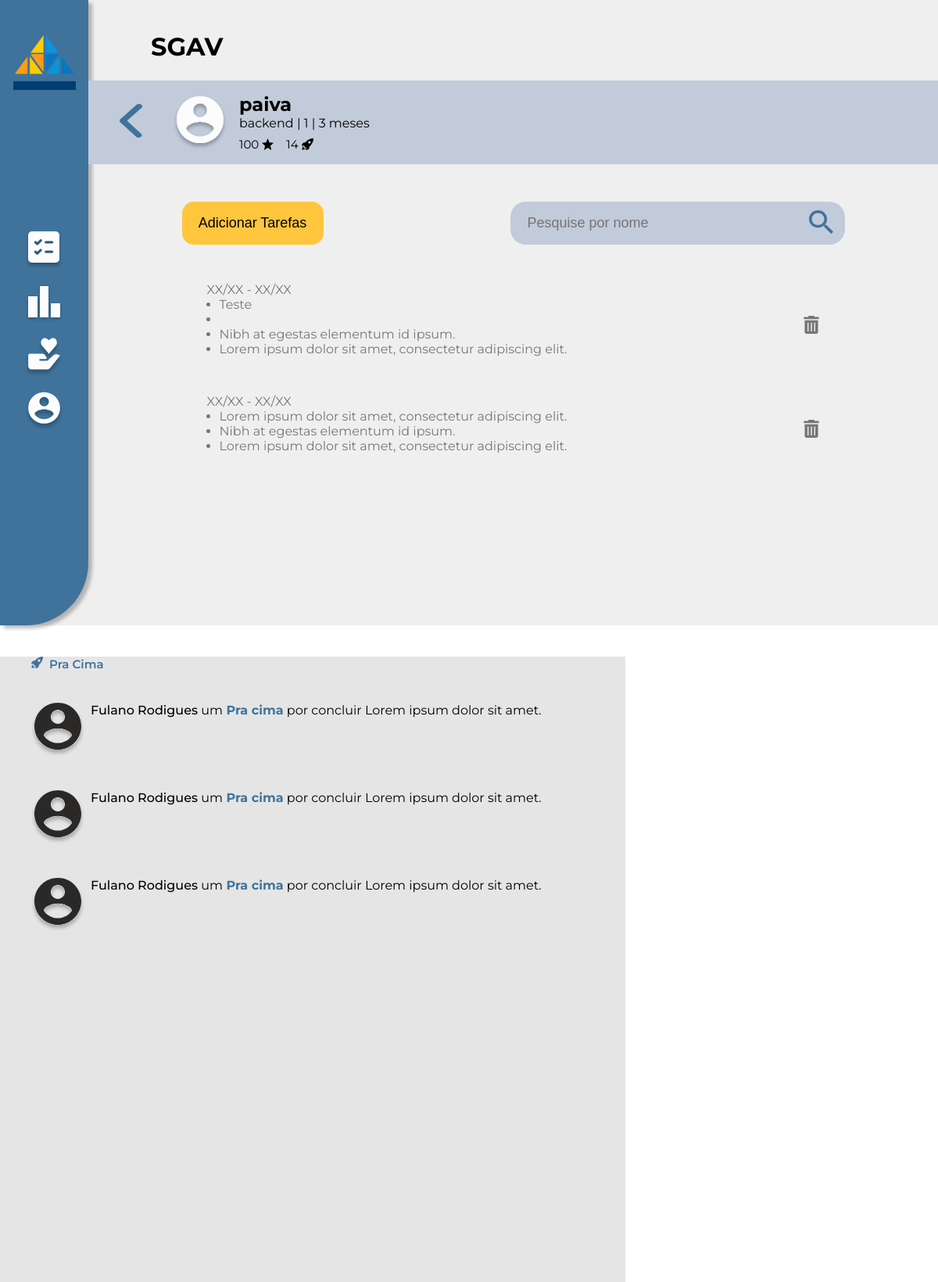
The page /cardpessoal on the database as committed earlier.
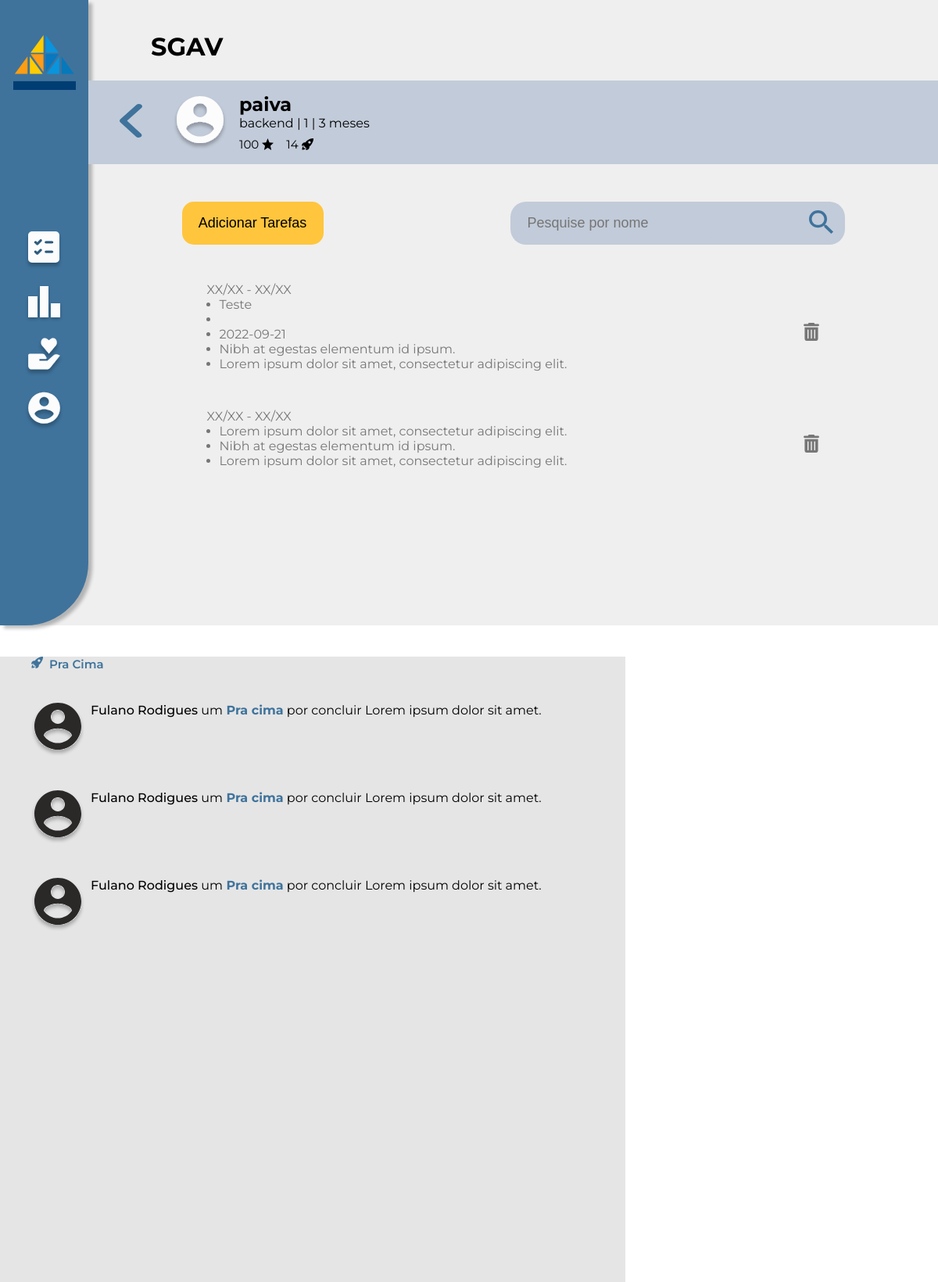
The same page on the database as committed later.
### usuarios/models.py (models this page shows, shortened)
class Perfil(models.Model):
    nome = models.CharField(max_length=200, verbose_name='Nome do usuário')
    colocacao = models.IntegerField(verbose_name='Colocação')
    tempo_empresa = models.CharField(max_length=100, verbose_name='Tempo de empresa')
    telefone = models.CharField(max_length=20, verbose_name='Telefone')
    email = models.EmailField(verbose_name='Email')
    cargo = models.CharField(max_length=50, verbose_name='Cargo')
    foto_perfil = models.ImageField(verbose_name='Foto de Perfil', upload_to='fotos/', blank=True)
    user = models.OneToOneField(
        settings.AUTH_USER_MODEL,
        on_delete=models.CASCADE,
        default=None,
        null=True,
    )

class Tarefas(models.Model):
    tarefa = models.TextField()
    user = models.ForeignKey(Perfil, on_delete=models.CASCADE)

### usuarios/views.py (the view)
# urls.py: path('cardpessoal', views.cardpessoal),
def cardpessoal (request):
    perfil = Perfil.objects.all().first()
    tarefas = Tarefas.objects.all()
    if request.method == 'POST':
        tarefas = request.POST['tarefa']
        print('tarefas', request.user.id)
        Tarefas(tarefa=tarefas, user=perfil).save()
    return render (request, 'card-pessoal.html', {'perfil':perfil, 'tarefas':tarefas})

### core/templates/card-pessoal.html (shortened to what this page needs)
{% load static %}
<!doctype html>
<html lang="pt-br">
    <head>
        <link rel="stylesheet" href="{% static 'css/main.css' %}">
    </head>
    <body>
        <div class="container">
            <header class="container_menu">
                <img class="logo" src="{% static 'img/logo.svg' %}" alt="logo">
                <nav class="menu">
                    <a href="dashboard"><img src="{% static 'img/menu1.svg' %}" alt=" "></a>
                    <a href="#"><img src="{% static 'img/menu2.svg' %}" alt="Rank"></a>
                    <a href="#"><img src="{% static 'img/menu3.svg' %}" alt="Indicações"></a>
                    <a href="perfil"><img src="{% static 'img/menu4.svg' %}" alt="Perfil"></a>
                </nav>
            </header>
            <div class="container_conteudo">
                <div class="titulo">
                <h3 class="sigla">SGAV</h3>
                </div>
                <div class="card_pessoal">
                    <div class="img_usuario">
                        <a href="dashboard"><img src="{% static 'img/seta.svg' %}" alt=""></a>
                        <img class="imgperfil" src="{% static 'img/perfil.svg' %}" alt="">
                    </div>
                    <div class="info">
                        <h2>{{ perfil.nome }}</h2>
                        <span>{{ perfil.cargo }} | {{ perfil.colocacao }} | {{ perfil.tempo_empresa }}</span>
                        <div class="info_pontos">
                            <p>100</p>
                            <img class="info_pt" src="{% static 'img/estrela.svg' %}" alt="">
                            <p>14</p>
                            <img class="info_t" src="{% static 'img/fogurte.svg' %}" alt="">
                        </div>
                    </div>
                </div>
                <div class="busca_addtarefa">
                    <button onclick="onAdd()">Adicionar Tarefas</button>
                    <div class="card_pessoal_busca">
                        <input type="text" class="text_busca" placeholder="Pesquise por nome">
                        <a href="#" class="lupa"><img src="{% static 'img/lupa.svg' %}"  alt="Buscar"/></a>
                    </div>
                </div>
                <div class="paragrafo_card">
                    <div class="texto_paragrafo">
                        <div class="texto">
                            <p>XX/XX - XX/XX</p>
                            <ul>
                                {% for t in tarefas %}
                                <li>
                                    <p>{{ t.tarefa }}</p>
                                </li>
                                {% endfor %}
                                <li>
                                    <p>Nibh at egestas elementum id ipsum.</p>
                                </li>
                                <li>
                                    <p>Lorem ipsum dolor sit amet, consectetur adipiscing elit. </p>
                                </li>
                            </ul>
                        </div>
                    </div>
                    <div class="modal-lixeira">
                        <button onclick="onExcluir()"><img src="{% static 'img/lixeira.svg' %}"/></button>
                    </div>
                </div>
                <div class="paragrafo_card">
                    <div class="texto_paragrafo">
                        <div class="texto">
                            <p>XX/XX - XX/XX</p>
                            <ul>
                                <li>
                                    <p>Lorem ipsum dolor sit amet, consectetur adipiscing elit. </p>
                                </li>
                                <li>
                                    <p>Nibh at egestas elementum id ipsum.</p>
                                </li>
                                <li>
                                    <p>Lorem ipsum dolor sit amet, consectetur adipiscing elit. </p>
                                </li>
                            </ul>
                        </div>
                    </div>
                    <div class="modal-lixeira">
                        <button onclick="onExcluir()"><img src="{% static 'img/lixeira.svg' %}"/></button>
                    </div>
                </div>
            </div>
        </div>
        <div class="container_pracima">
            <div class="pc_titulo">
                <div class="pc_icon">
                <img src="{% static 'img/PraCimaAzul.svg' %}" alt="">
                </div>
                <h4 class="pc_nome">Pra Cima</h4>
            </div>
            <div class="pc_perfil">
                <div class="pc_pessoa">
                    <div class="pc_icon">
                    <img src="{% static 'img/perfilBlack.svg' %}" alt="Perfil">
                    </div>
                    <h4>Fulano Rodigues <span class="pc_font">um<span class="pc_color"> Pra cima</span> por concluir Lorem ipsum dolor sit amet.</span></h4>
                </div>
                <div class="pc_pessoa">
                    <div class="pc_icon">
                    <img src="{% static 'img/perfilBlack.svg' %}" alt="Perfil">
                    </div>
                    <h4>Fulano Rodigues <span class="pc_font">um<span class="pc_color"> Pra cima</span> por concluir Lorem ipsum dolor sit amet.</span></h4>
                </div>
                <div class="pc_pessoa">
                    <div class="pc_icon">
                    <img src="{% static 'img/perfilBlack.svg' %}" alt="Perfil">
                    </div>
                    <h4>Fulano Rodigues <span class="pc_font">um<span class="pc_color"> Pra cima</span> por concluir Lorem ipsum dolor sit amet.</span></h4>
                </div>
            </div>
        </div>
  </body>
</html>

### core/static/css/index.css (style rules this page uses)
* { margin: 0; padding: 0; box-sizing: border-box; }
html, body { font-family: 'Montserrat'; font-style: normal; overflow: hidden; }
.sigla { font-size: 4vh; margin-left: 10vh; margin-top: 5vh; }
label, input { display: block; text-align: left; }
input { font-size: 4vh; background: #ffff; border: none; padding: 1vh; border-bottom: 0.5vh solid rgba(63, 115, 156, 0.3); border-radius: 1vh; margin-bottom: 2vh; margin-top: 2vh; outline: none; }

### core/static/css/dashboard.css (style rules this page uses)
.container { display: flex; background-color: #efefef; }
.container_menu { display: flex; align-items: center; flex-direction: column; max-width: 20%; height: 100vh; background-color: #3F739C; border-bottom-right-radius: 10vh; box-shadow: 5px 4px 4px rgba(0, 0, 0, 0.25); }
.logo { width: 10vh; height: 10vh; margin-top: 5vh; }
.menu { display: flex; flex-direction: column; margin-top: 20vh; transition: transform 200ms; }
.menu img { margin-left: 4vh; margin-top: 2vh; margin-right: 4vh; }
.container_conteudo { width: 100%; }
.sigla { font-size: 4vh; margin-left: 10vh; }

### core/static/css/card.css (style rules this page uses)
.img_usuario { display: flex; align-items: center; margin-left: 5vh; }
.imgperfil { margin-left: 5vh; }
.info { margin-top: 2vh; margin-left: 2vh; align-items: center; }
.info_pontos { display: flex; align-items: center; margin-right: 1v; margin-top: 1vh; margin-bottom: 2vh; font-size: 15px; }
.info_pontos p { margin-right: 1vh; }
.info_pontos p { margin-right: 0.5vh; }
.info_pontos img { margin-right: 2vh; }
.text_busca { font-weight: 400; font-size: 18px; border: none; background-color: #C2CBD9; }
.lupa { margin-left: 120px; }
.texto { justify-content: left; margin-top: 3vh; opacity: 50%; }
.texto ul { margin-left: 2vh; }
.container_pracima { width: 100vh; height: 100vh; background-color: #E5E5E5; box-shadow: -4px 4px 4px rgba(0, 0, 0, 0.25); }
.pc_titulo { display: flex; align-items: center; margin-top: 5vh; margin-left: 5vh; color: #3F739C; }
.pc_icon { margin-right: 1vh; }
.pc_nome { font-weight: 600; font-size: 15px; }
.pc_perfil { margin: 5vh; }
.pc_font { font-weight: 400; }
.pc_color { font-weight: 700; color: #3F739C; }
.pc_pessoa { display: flex; margin-bottom: 5vh; }
.pc_pessoa h4 { font-weight: 500; }

### core/static/css/card-pessoal.css (style rules this page uses)
.card_pessoal { display: flex; margin-top: 3vh; background-color: #C2CBD9; }
.busca_addtarefa { display: flex; align-items: center; justify-content: space-around; margin-top: 3vh; }
.busca_addtarefa button { width: 181px; height: 55px; margin-top: 3vh; border: none; border-radius: 15px; background: #FFC53D; font-size: 18px; font-weight: 500; transition: transform 100ms; }
.card_pessoal_busca { display: flex; align-items: center; justify-content: center; width: 428px; height: 55px; border-radius: 20px; margin-top: 3vh; transition: transform 200ms; background-color: #C2CBD9; }
.paragrafo_card { display: flex; align-items: center; justify-content: space-around; margin-top: 3vh; }
.texto_paragrafo { display: flex; align-items: center; }
.modal-lixeira { display: flex; align-items: center; justify-content: center; text-align: center; }
.modal-lixeira button { border: none; }
.modal-lixeira img { width: 20px; height: 25px; opacity: 50%; margin-top: 5vh; }

Rows that differ between the two databases and show on the page:
added Tarefas: tarefa "2022-09-21"
